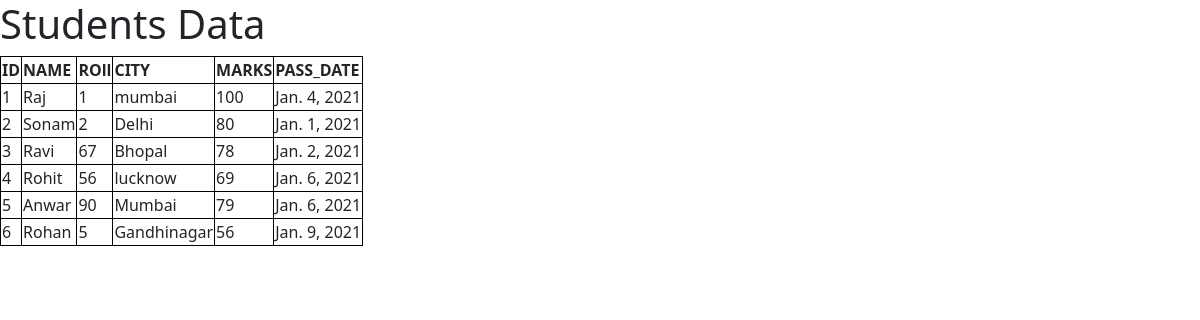
The page / on the database its author committed.
### school/models.py (models this page shows)
class Student(models.Model):
    name = models.CharField(max_length = 100)
    roll = models.IntegerField(unique = True, null = False)
    city = models.CharField(max_length = 100)
    marks = models.IntegerField()
    pass_date = models.DateField()

### school/views.py (the view)
# urls.py: 2. Add a URL to urlpatterns:  path('', views.home, name='home')
def home(request):
    student = Student.objects.all()
    return render(request, 'school/home.html', {'students': student})

### school/templates/school/home.html (shortened to what this page needs)
<!DOCTYPE html>
<html lang="en">
<head>
  <link href="https://cdn.jsdelivr.net/npm/bootstrap@5.0.0-beta1/dist/css/bootstrap.min.css" rel="stylesheet">
</head>
<body >
  <table>
    <h1> Students Data</h1>
    <th>ID</th>
    <th>NAME</th>
    <th>ROll</th>
    <th>CITY</th>
    <th>MARKS</th>
    <th>PASS_DATE</th>
    {% for stud in students %}
    <tr>
      <td>{{stud.id}}</td>
      <td>{{stud.name}}</td>
      <td>{{stud.roll}}</td>
      <td>{{stud.city}}</td>
      <td>{{stud.marks}}</td>
      <td>{{stud.pass_date}}</td>
    </tr>
    {% endfor %}
</table>
</body>
</html>

### school/templates/school/home.html (style rules this page uses)
table,th,tr,td { border : 1px solid black }

### rows shown on the page
Student: id "1", name "Raj", roll "1", city "mumbai", marks "100", pass_date "Jan. 4, 2021"
Student: id "2", name "Sonam", roll "2", city "Delhi", marks "80", pass_date "Jan. 1, 2021"
Student: id "3", name "Ravi", roll "67", city "Bhopal", marks "78", pass_date "Jan. 2, 2021"
Student: id "4", name "Rohit", roll "56", city "lucknow", marks "69", pass_date "Jan. 6, 2021"
Student: id "5", name "Anwar", roll "90", city "Mumbai", marks "79", pass_date "Jan. 6, 2021"
Student: id "6", name "Rohan", roll "5", city "Gandhinagar", marks "56", pass_date "Jan. 9, 2021"
